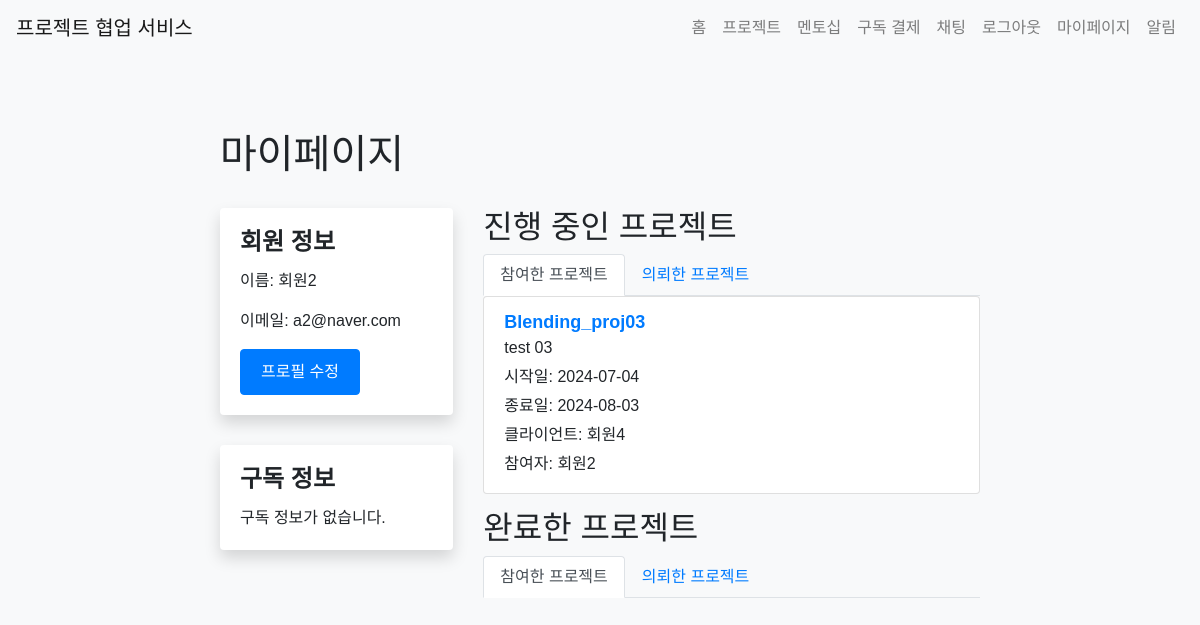
/mypage/ (signed in), run on the app's committed database.
### app/models.py (models this page shows)
class User(UserMixin, db.Model):
    id = db.Column(db.Integer, primary_key=True)
    name = db.Column(db.String(100), nullable=False)
    email = db.Column(db.String(120), unique=True, nullable=False)
    password = db.Column(db.String(255), nullable=False)
    bio = db.Column(db.Text)
    chat_rooms = db.relationship('ChatRoom', secondary='chat_room_participant', back_populates='participants', overlaps="chat_room_participants", viewonly = True)
    chat_room_participants = db.relationship('ChatRoomParticipant', back_populates='user', overlaps="chat_rooms,participants")
    notifications = db.relationship('Notification', back_populates='user', lazy=True)
    projects = db.relationship('Project', secondary='project_participant', back_populates='participants', overlaps="project_participants")
    subscription = db.relationship('Subscription', back_populates='subscriber', uselist=False)
    created_projects = db.relationship('Project', back_populates='client', lazy=True, foreign_keys='Project.client_id')
    mentees = db.relationship('User',
                              secondary=mentorship_mentor,
                              primaryjoin=(mentorship_mentor.c.mentor_id == id),
                              secondaryjoin=(mentorship_mentor.c.mentee_id == id),
                              backref=db.backref('mentors', lazy='dynamic'),
                              lazy='dynamic')
    pending_mentees = db.relationship('User',
                                    secondary=mentorship_mentee,
                                    primaryjoin=(mentorship_mentee.c.mentor_id == id),
                                    secondaryjoin=(mentorship_mentee.c.mentee_id == id),
                                    backref=db.backref('pending_mentors', lazy='dynamic'),
                                    lazy='dynamic')
    project_participants = db.relationship('ProjectParticipant', back_populates='user', lazy=True, overlaps="projects")

class Project(db.Model):
    id = db.Column(db.Integer, primary_key=True)
    title = db.Column(db.String(100), nullable=False)
    description = db.Column(db.Text, nullable=False)
    start_date = db.Column(db.Date, nullable=False)
    end_date = db.Column(db.Date, nullable=False)
    created_at = db.Column(db.DateTime, default=datetime.utcnow)
    client_id = db.Column(db.Integer, db.ForeignKey('user.id'), nullable=False)
    client = db.relationship('User', back_populates='created_projects')
    completed = db.Column(db.Boolean, default=False)
    participants = db.relationship('User', secondary='project_participant', back_populates='projects', overlaps="project_participants")
    project_participants = db.relationship('ProjectParticipant', back_populates='project', lazy=True, overlaps="participants,projects")
    progresses = db.relationship('ProjectProgress', back_populates='project', lazy=True)  # 새로운 관계 추가
    overview = db.Column(db.Text)
    requirements = db.Column(db.Text)
    flowchart = db.Column(db.Text)
    timeline = db.Column(db.Text)
    github_repo = db.Column(db.String(200))

### app/views/mypage.py (the view)
@bp.route('/')
@login_required
def index():
    participating_projects = current_user.projects
    created_projects = current_user.created_projects
    return render_template('mypage/index.html', participating_projects=participating_projects, created_projects=created_projects)

### app/__init__.py (called while the page is built)
@login_manager.user_loader
def load_user(user_id):
    if user_id is not None:
        return User.query.get(int(user_id))
    return None

### app/templates/mypage/index.html (shortened to what this page needs)
{% extends 'base.html' %}
{% block content %}
<div class="container my-page">
  <h1>마이페이지</h1>
  <div class="row">
    <div class="col-md-4">
      <div class="card">
        <div class="card-body">
          <h2 class="card-title">회원 정보</h2>
          <p class="card-text">이름: {{ current_user.name }}</p>
          <p class="card-text">이메일: {{ current_user.email }}</p>
          <a href="{{ url_for('mypage.profile') }}" class="btn btn-primary">프로필 수정</a>
        </div>
      </div>
      <div class="card mt-4">
        <div class="card-body">
          <h2 class="card-title">구독 정보</h2>
          {% if current_user.subscription %}
          <p class="card-text">구독 시작일: {{ current_user.subscription.payment_date.strftime('%Y-%m-%d') }}</p>
          <p class="card-text">구독 종료일: {{ current_user.subscription.expiration_date.strftime('%Y-%m-%d') }}</p>
          {% else %}
          <p class="card-text">구독 정보가 없습니다.</p>
          {% endif %}
        </div>
      </div>
    </div>
    <div class="col-md-8">
      <h2>진행 중인 프로젝트</h2>
      <ul class="nav nav-tabs">
        <li class="nav-item">
          <a class="nav-link active" data-toggle="tab" href="#participating-projects">참여한 프로젝트</a>
        </li>
        <li class="nav-item">
          <a class="nav-link" data-toggle="tab" href="#created-projects">의뢰한 프로젝트</a>
        </li>
      </ul>
      <div class="tab-content">
        <div class="tab-pane fade show active" id="participating-projects">
          {% set ongoing_participating_projects = participating_projects|rejectattr('completed') %}
          {% if ongoing_participating_projects %}
          <ul class="list-group">
            {% for project in ongoing_participating_projects %}
            <li class="list-group-item">
              <a href="{{ url_for('project.detail', project_id=project.id) }}">{{ project.title }}</a>
              <p>{{ project.description }}</p>
              <p>시작일: {{ project.start_date.strftime('%Y-%m-%d') }}</p>
              <p>종료일: {{ project.end_date.strftime('%Y-%m-%d') }}</p>
              <p>클라이언트: {{ project.client.name }}</p>
              <p>참여자:
                {% for participant in project.participants %}
                  {{ participant.name }}{% if not loop.last %}, {% endif %}
                {% endfor %}
              </p>
            </li>
            {% endfor %}
          </ul>
          {% else %}
          <p>진행 중인 참여 프로젝트가 없습니다.</p>
          {% endif %}
        </div>
          {% set ongoing_created_projects = created_projects|rejectattr('completed') %}
      </div>
      <h2>완료한 프로젝트</h2>
      <ul class="nav nav-tabs">
        <li class="nav-item">
          <a class="nav-link active" data-toggle="tab" href="#completed-participating-projects">참여한 프로젝트</a>
        </li>
        <li class="nav-item">
          <a class="nav-link" data-toggle="tab" href="#completed-created-projects">의뢰한 프로젝트</a>
        </li>
      </ul>
          {% set completed_participating_projects = participating_projects|selectattr('completed') %}
          {% set completed_created_projects = created_projects|selectattr('completed') %}
    </div>
  </div>
</div>
{% endblock %}

### app/static/css/style.css (style rules this page uses)
.btn-primary { background-color: #007bff; border-color: #007bff; }
body { font-family: Arial, sans-serif; background-color: #f8f9fa; margin: 0; padding: 0; }
.container { max-width: 800px; margin: 0 auto; padding: 20px; }
.btn { display: inline-block; padding: 10px 20px; background-color: #007bff; color: #fff; text-decoration: none; border-radius: 4px; cursor: pointer; }
.btn-primary { background-color: #007bff; }
.card { border: none; box-shadow: 0 0.5rem 1rem rgba(0, 0, 0, 0.15); }
.my-page { padding: 30px 0; }
.my-page h1 { margin-bottom: 30px; }
.my-page .card { margin-bottom: 30px; }
.my-page .card-title { font-size: 24px; font-weight: bold; }
.my-page .list-group-item { margin-bottom: 15px; }
.my-page .list-group-item a { font-size: 18px; font-weight: bold; }
.my-page .list-group-item p { margin-bottom: 5px; }

### data on the page
User: name "회원2", email "a2@naver.com"
Project: title "Blending_proj03", description "test 03", start_date "2024-07-04", end_date "2024-08-03", client.name "회원4"
